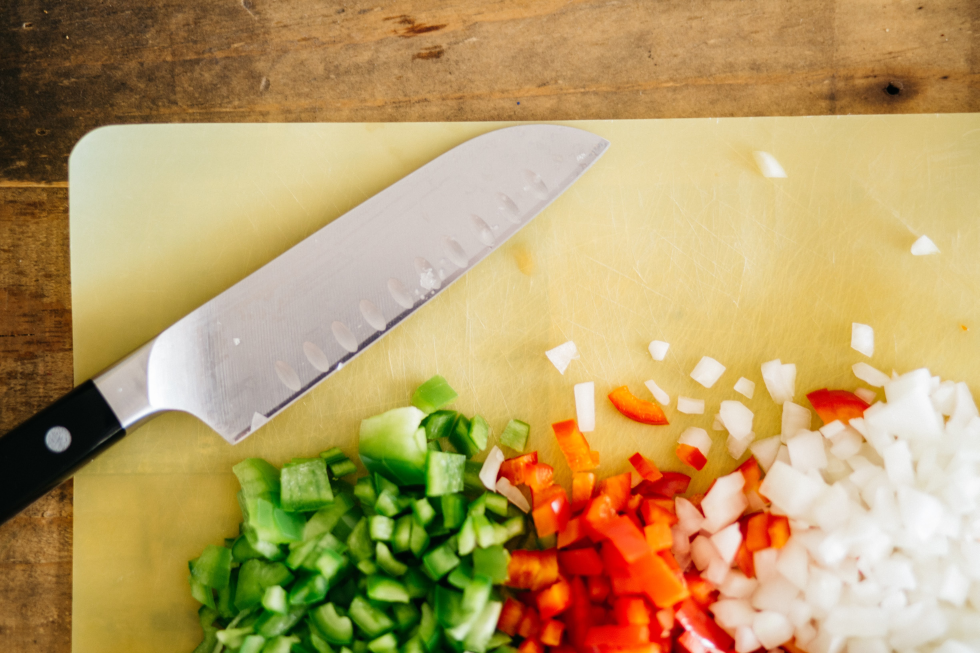
#> input picture images/chopped-vegetables.jpg, 4898 x 3265 px (shown at 1/5 size)
$ python Edge_Segmentation.py   (older library calls are emulated)
#> lines starting #> are read from the running program, lines starting #| are printed output that depends on the picture
import cv2
import numpy as np

IMG_PATH = './images/chopped-vegetables.jpg'

image_segmentation_names = ['Original Image', 'Sobel X', 'Laplacian of Gaussian',
                            'Sobel Y', 'Sobel', 'Prewitt X', 'Prewitt Y', 'Prewitt']

img = cv2.imread(IMG_PATH)
#> img is the input picture: shape (3265, 4898, 3); mean B, G, R 102.7, 156.5, 183.6
print(img.shape)
#| (3265, 4898, 3)


if(img.shape[0] > 3000):
    img = cv2.resize(img, dsize=(0, 0), fx=0.1, fy=0.1)
#> img: shape (326, 490, 3)
print(img.shape)
#| (326, 490, 3)

for name in image_segmentation_names:
    cv2.namedWindow(name, cv2.WINDOW_NORMAL)
    cv2.resizeWindow(name, height=img.shape[0], width=img.shape[1])

gray = cv2.cvtColor(img, cv2.COLOR_BGR2GRAY)
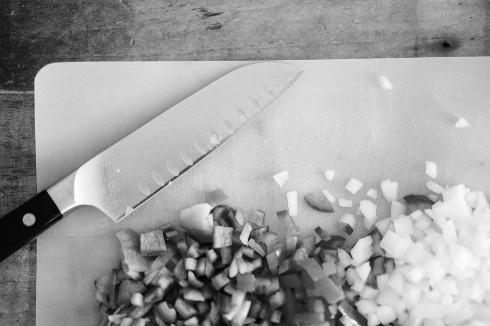
#> gray: shape (326, 490); min 3, max 254, mean 158.7
img_gaussian = cv2.GaussianBlur(gray, (3, 3), 0)

# sobel
img_sobelx = cv2.Sobel(img_gaussian, cv2.CV_8U, 1, 0, ksize=3)
img_sobely = cv2.Sobel(img_gaussian, cv2.CV_8U, 0, 1, ksize=3)
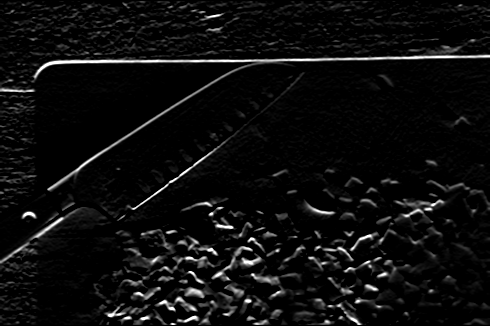
#> img_sobely: shape (326, 490); min 0, max 255, mean 13.4
img_sobel = img_sobelx + img_sobely
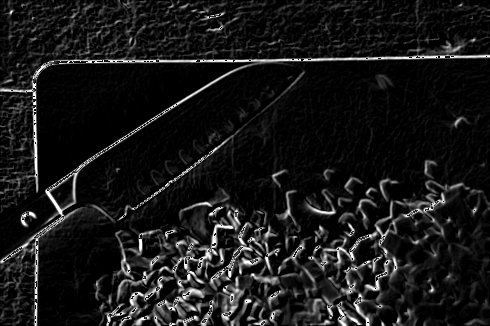
#> img_sobel: shape (326, 490); min 0, max 255, mean 24.1


# prewitt
kernelx = np.array([[1, 1, 1], [0, 0, 0], [-1, -1, -1]])
kernely = np.array([[-1, 0, 1], [-1, 0, 1], [-1, 0, 1]])
img_prewittx = cv2.filter2D(img_gaussian, -1, kernelx)
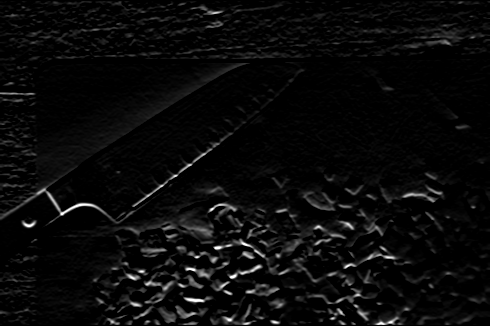
#> img_prewittx: shape (326, 490); min 0, max 255, mean 10.2
img_prewitty = cv2.filter2D(img_gaussian, -1, kernely)
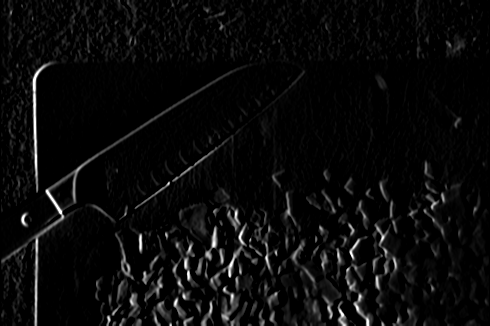
#> img_prewitty: shape (326, 490); min 0, max 255, mean 10.3
img_prewitt = img_prewittx + img_prewitty
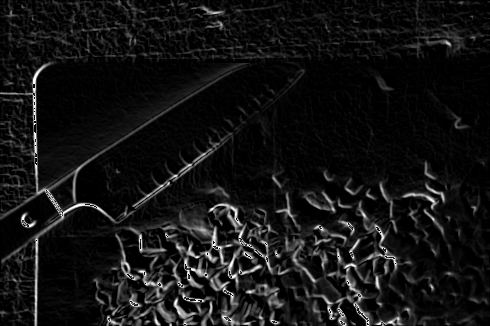
#> img_prewitt: shape (326, 490); min 0, max 255, mean 19.6

# laplacian
img_laplace = cv2.convertScaleAbs(
    cv2.Laplacian(img_gaussian, cv2.CV_16S, ksize=1))
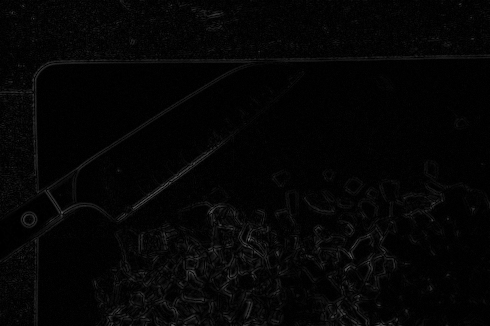
#> img_laplace: shape (326, 490); min 0, max 94, mean 4.9

cv2.imshow("Original Image", img)
cv2.imshow("Sobel X", img_sobelx)
cv2.imshow("Sobel Y", img_sobely)
cv2.imshow("Sobel", img_sobel)
cv2.imshow("Prewitt X", img_prewittx)
cv2.imshow("Prewitt Y", img_prewitty)
cv2.imshow("Prewitt", img_prewitt)
cv2.imshow("Laplacian of Gaussian", img_laplace)

cv2.waitKey(0)
cv2.destroyAllWindows()

$ run again, with images/Doge.png saved as images/chopped-vegetables.jpg
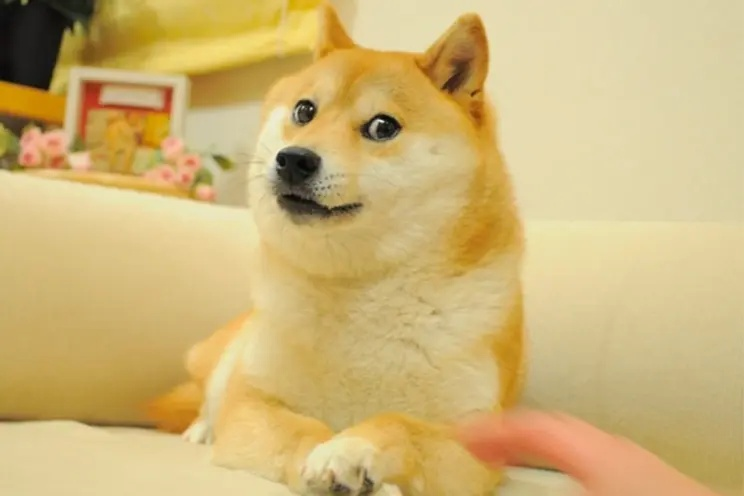
#> input picture images/Doge.png, 744 x 496 px
#> img is the input picture: shape (496, 744, 3); mean B, G, R 119.4, 180.4, 206.1
#| (496, 744, 3)
#| (496, 744, 3)
#> `gray = cv2.cvtColor(img, cv2.COLOR_BGR2GRAY)`:
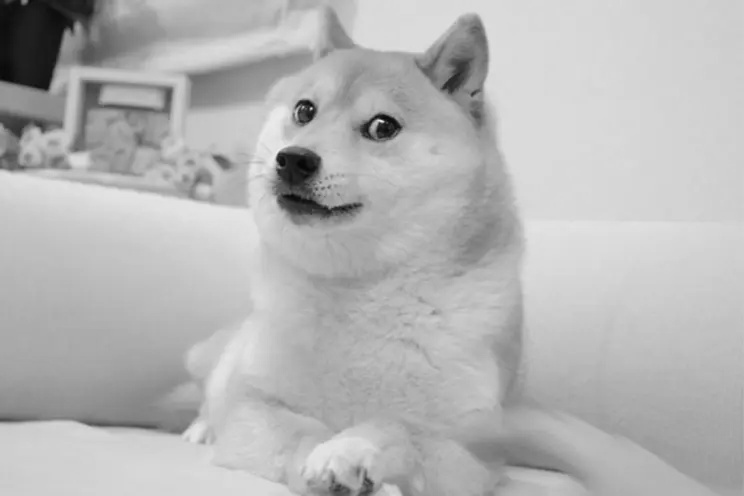
#> gray: shape (496, 744); min 6, max 242, mean 181.2
#> `img_laplace = cv2.convertScaleAbs( cv2.Laplacian(img_gaussian, cv2.CV_..`:
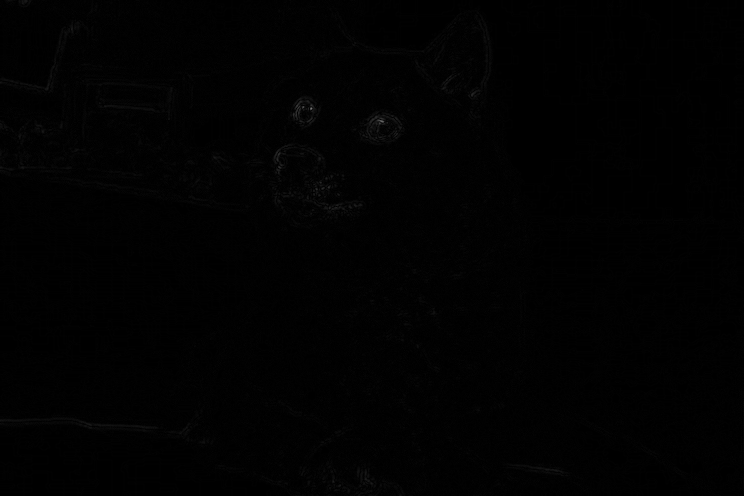
#> img_laplace: shape (496, 744); min 0, max 119, mean 1.3
